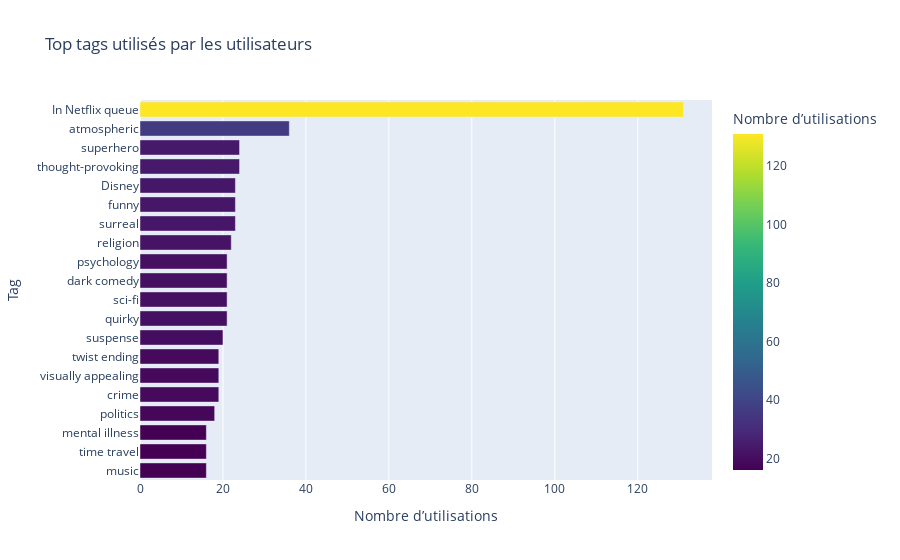

This figure's notebook cell:
### Markdown cell above
## Top tags utilisés par les utilisateurs de la plateforme

### Code cell
#output_dir = Path("output")
#output_dir.mkdir(exist_ok=True)

tag_usage_file = output_dir / "user_tag_stats.parquet"
meta_file = output_dir / "meta_users_behavior.json"

# Récupération des métriques d’API pour surveiller les changements :
#analytics = client.get_analytics()
api_rating_count = analytics.rating_count
api_tag_count = analytics.tag_count

if meta_file.exists():
    with open(meta_file, "r") as f:
        meta = json.load(f)
else:
    meta = {}

cached_rating_count = meta.get("rating_count", 0)
cached_tag_count = meta.get("tag_count", 0)


# Tags souvent utilisés par certains utilisateurs

if tag_usage_file.exists() and cached_tag_count == api_tag_count:
    print("Chargement du cache : tags utilisés")
    tag_df = pd.read_parquet(tag_usage_file)
else:
    print("Recalcul : tags utilisés")
    tag_counter = Counter()
    limit = 500
    skip = 0

    while True:
        batch = client.list_tags(skip=skip, limit=limit, output_format="dict")
        if not batch:
            break
        for tag in batch:
            tag_text = tag.get("tag", "")
            tag_counter[tag_text] += 1
        skip += limit
        time.sleep(0.5)

    tag_df = pd.DataFrame(tag_counter.items(), columns=["tag", "count"])
    tag_df = tag_df[tag_df["tag"].str.strip() != ""]
    tag_df = tag_df.sort_values("count", ascending=False).head(20)
    tag_df.to_parquet(tag_usage_file, index=False)

fig4 = px.bar(
    tag_df, x="count", y="tag", orientation="h",
    title="Top tags utilisés par les utilisateurs",
    labels={"count": "Nombre d’utilisations", "tag": "Tag"},
    color="count", color_continuous_scale="viridis"
)
fig4.update_layout(yaxis={'categoryorder': 'total ascending'})
fig4.show()

with open(meta_file, "w") as f:
    json.dump({
        "rating_count": api_rating_count,
        "tag_count": api_tag_count
    }, f)

### Figure 1 — Plotly figure (JSON) as saved in the notebook; plotly's stock layout.template omitted (floating-point values rounded to 4 significant figures)
{"data": [{"hovertemplate": "Nombre d’utilisations=%{marker.color}<br>Tag=%{y}<extra></extra>", "legendgroup": "", "marker": {"color": [131, 36, 24, 24, 23, 23, 23, 22, 21, 21, 21, 21, 20, 19, 19, 19, 18, 16, 16, 16], "coloraxis": "coloraxis", "pattern": {"shape": ""}}, "name": "", "orientation": "h", "showlegend": false, "textposition": "auto", "type": "bar", "x": [131, 36, 24, 24, 23, 23, 23, 22, 21, 21, 21, 21, 20, 19, 19, 19, 18, 16, 16, 16], "xaxis": "x", "y": ["In Netflix queue", "atmospheric", "thought-provoking", "superhero", "surreal", "funny", "Disney", "religion", "quirky", "sci-fi", "dark comedy", "psychology", "suspense", "crime", "visually appealing", "twist ending", "politics", "music", "time travel", "mental illness"], "yaxis": "y"}], "layout": {"barmode": "relative", "coloraxis": {"colorbar": {"title": {"text": "Nombre d’utilisations"}}, "colorscale": [[0, "#440154"], [0.1111, "#482878"], [0.2222, "#3e4989"], [0.3333, "#31688e"], [0.4444, "#26828e"], [0.5556, "#1f9e89"], [0.6667, "#35b779"], [0.7778, "#6ece58"], [0.8889, "#b5de2b"], [1, "#fde725"]]}, "legend": {"tracegroupgap": 0}, "title": {"text": "Top tags utilisés par les utilisateurs"}, "xaxis": {"anchor": "y", "domain": [0, 1], "title": {"text": "Nombre d’utilisations"}}, "yaxis": {"anchor": "x", "categoryorder": "total ascending", "domain": [0, 1], "title": {"text": "Tag"}}}}
